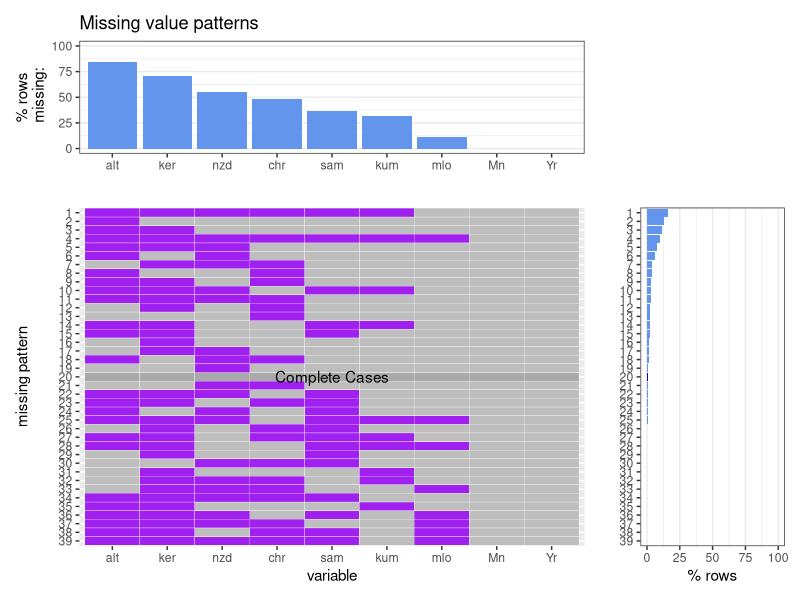
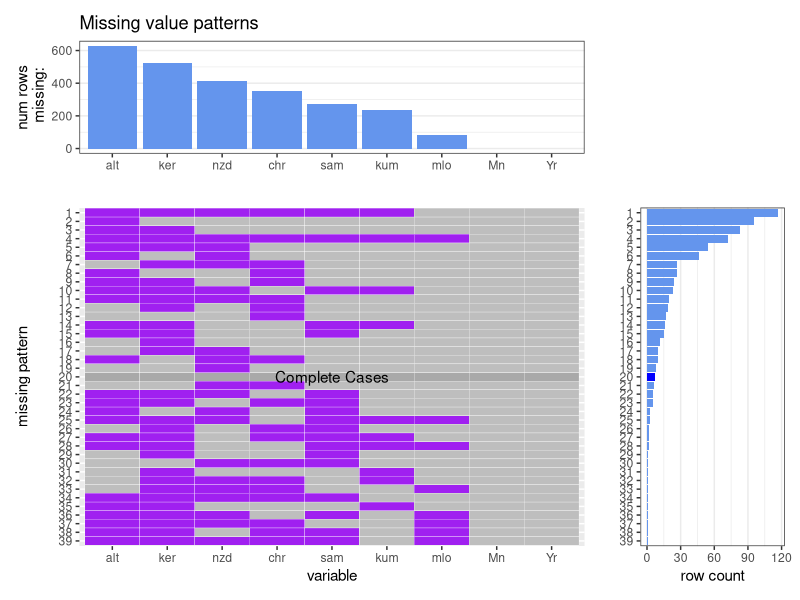
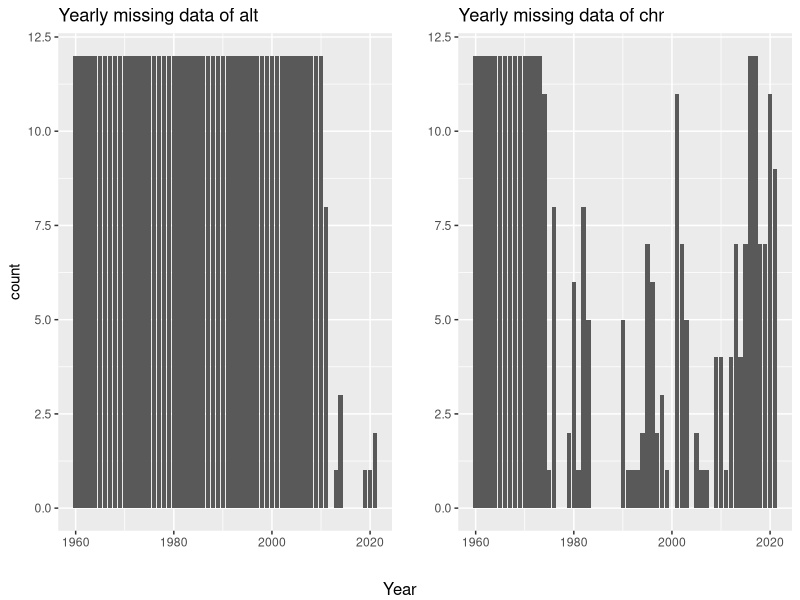

Reproduce these figures in R, in order.
## ---- chunk 1
library(ggplot2)
library(tidyverse)
library(patchwork)
library(gridExtra)
monthly_co2 = read.csv("./data/monthly_flask_co2.csv")
monthly_co2[1:10,]
## ---- chunk 2
plot_missing <- function(sets, percent){
  mysets <- sets
  ############## main plot heatmap ############## 
  missing_patterns <- data.frame(is.na(mysets)) %>%
    group_by_all() %>%
    count(name = "count", sort = TRUE) %>%
    ungroup()
  
  patterns_cases <- missing_patterns %>% select(-count) %>% 
    rownames_to_column("id") %>% gather(key, value, -id)

  #index of complete case pattern
  y_complete <- which(rowSums(select(missing_patterns, -count)) == 0)

  patterns_cases <- patterns_cases %>% mutate(missing = ifelse(id == y_complete, "none", ifelse(value == 1, "yes", "no")))
  
  #count of missing values for each column in the dataset
  missing_columns <- colSums(is.na(mysets)) %>%
      sort(decreasing = TRUE) %>% 
      data.frame()
  names(missing_columns) <- "n"
  missing_columns <- rownames_to_column(missing_columns, "key")

  x_text <- ceiling(ncol(mysets)/2)
  if (nrow(missing_patterns) > 1) {
    y_text <- nrow(missing_patterns) - y_complete + 1
  } else {
    y_text <- 1
  }
  
  patterns_cases$id <- factor(as.numeric(patterns_cases$id))
  patterns_cases <- merge(patterns_cases, missing_columns, by = "key", all = TRUE)

  g1 <- ggplot(patterns_cases, aes(x = fct_reorder(key, -n), y = fct_rev(id), fill = missing)) +
    geom_tile(color = "white") + 
    xlab("variable") +
    ylab("missing pattern") +
    scale_fill_manual(values = c("grey", "darkgrey", "purple")) +
    annotate("text", x = x_text, y = y_text, label = "Complete Cases") +
    theme(legend.position = "none")
    #theme(axis.text.x = element_text(angle = 45, vjust = 1, hjust = 1))
  
  ############## missing pattern barchart ############## 
  if (percent) {
    missing_columns$n <- missing_columns$n /nrow(mysets) * 100
    missing_patterns$count <- missing_patterns$count /nrow(mysets) * 100
    text2 <- "% rows\n missing:"
    text3 <- "% rows"
    ylim2 <- c(0, 100)
  } else {
    text2 <- "num rows\n missing:"
    text3 <- "row count"
    ylim2 <- c(0, NA)
  }

  g2 <- ggplot(missing_columns, aes(fct_reorder(key, -n), n)) +
    geom_bar(stat="identity",fill="cornflowerblue") +
    xlab("") +
    ylab(text2) +
    ylim(ylim2) +
    ggtitle("Missing value patterns") +
    theme_bw() +
    theme(panel.grid.major.x = element_blank())
    #theme(axis.text.x = element_text(angle = 45, vjust = 1, hjust = 1))
  
  ############## missing pattern count barchart ############## 
  missing_patterns <- missing_patterns %>% rownames_to_column("id") %>% mutate(complete = ifelse(id == y_complete, "yes", "no"))
  missing_patterns$id <- factor(as.numeric(missing_patterns$id))
  
  g3 <- ggplot(missing_patterns, aes(fct_rev(id), count, fill = complete)) +
    geom_bar(stat="identity") +
    xlab("") +
    ylab(text3) +
    ylim(ylim2) +
    scale_fill_manual(values = c("cornflowerblue", "blue")) +
    theme_bw() +
    theme(panel.grid.major.y = element_blank(), legend.position = "none") +
    coord_flip() 
  
  ############## final plot ############## 
  g_final <- g2 + plot_spacer() + g1 + g3 +
    plot_layout(ncol = 2, nrow = 2, heights = c(1, 3), widths = c(3.5, 1))
  
  return(g_final)
}
## ---- chunk 3
plot_missing(monthly_co2, TRUE)
plot_missing(monthly_co2, FALSE)
## ---- chunk 4
g1 <- monthly_co2 %>% select('Yr', 'alt') %>% 
  group_by(Yr) %>% mutate(count = sum(is.na(alt))) %>% 
  ungroup() %>% select('Yr', 'count') %>% unique() %>% 
  ggplot(aes(x = Yr, y = count)) +
  labs(x = "") +
  geom_bar(stat = 'identity') +
  ggtitle('Yearly missing data of alt')

g2 <- monthly_co2 %>% select('Yr', 'chr') %>% 
  group_by(Yr) %>% mutate(count = sum(is.na(chr))) %>% 
  ungroup() %>% select('Yr', 'count') %>% unique() %>% 
  ggplot(aes(x = Yr, y = count)) +
  labs(x = "", y = "") +
  geom_bar(stat = 'identity') +
  ggtitle('Yearly missing data of chr')

grid.arrange(g1, g2, nrow = 1, bottom = "Year")

